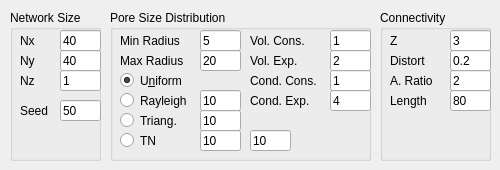
        <widget class="QWidget" name="geometryTab">
         <attribute name="title">
          <string>Geometry</string>
         </attribute>
         <widget class="QGroupBox" name="groupBox_3">
          <property name="geometry">
           <rect>
            <x>10</x>
            <y>10</y>
            <width>91</width>
            <height>151</height>
           </rect>
          </property>
          <property name="title">
           <string>Network Size</string>
          </property>
          <property name="flat">
           <bool>true</bool>
          </property>
          <widget class="QLabel" name="label_10">
           <property name="geometry">
            <rect>
             <x>10</x>
             <y>90</y>
             <width>31</width>
             <height>21</height>
            </rect>
           </property>
           <property name="text">
            <string>Seed</string>
           </property>
          </widget>
          <widget class="QLineEdit" name="NxSpinBox">
           <property name="geometry">
            <rect>
             <x>50</x>
             <y>20</y>
             <width>41</width>
             <height>21</height>
            </rect>
           </property>
           <property name="toolTip">
            <string>number of elements in X direction</string>
           </property>
           <property name="text">
            <string>40</string>
           </property>
          </widget>
          <widget class="QLineEdit" name="NySpinBox">
           <property name="geometry">
            <rect>
             <x>50</x>
             <y>40</y>
             <width>41</width>
             <height>21</height>
            </rect>
           </property>
           <property name="toolTip">
            <string>number of elements in Y direction</string>
           </property>
           <property name="text">
            <string>40</string>
           </property>
          </widget>
          <widget class="QLineEdit" name="NzSpinBox">
           <property name="geometry">
            <rect>
             <x>50</x>
             <y>60</y>
             <width>41</width>
             <height>21</height>
            </rect>
           </property>
           <property name="toolTip">
            <string>number of elements in Z direction</string>
           </property>
           <property name="text">
            <string>1</string>
           </property>
          </widget>
          <widget class="QLabel" name="label_25">
           <property name="geometry">
            <rect>
             <x>10</x>
             <y>20</y>
             <width>41</width>
             <height>21</height>
            </rect>
           </property>
           <property name="text">
            <string>Nx</string>
           </property>
          </widget>
          <widget class="QLabel" name="label_27">
           <property name="geometry">
            <rect>
             <x>10</x>
             <y>40</y>
             <width>41</width>
             <height>21</height>
            </rect>
           </property>
           <property name="text">
            <string>Ny</string>
           </property>
          </widget>
          <widget class="QLabel" name="label_51">
           <property name="geometry">
            <rect>
             <x>10</x>
             <y>60</y>
             <width>41</width>
             <height>21</height>
            </rect>
           </property>
           <property name="text">
            <string>Nz</string>
           </property>
          </widget>
          <widget class="QLineEdit" name="seed">
           <property name="geometry">
            <rect>
             <x>50</x>
             <y>90</y>
             <width>41</width>
             <height>21</height>
            </rect>
           </property>
           <property name="text">
            <string>50</string>
           </property>
          </widget>
         </widget>
         <widget class="QGroupBox" name="groupBox_4">
          <property name="geometry">
           <rect>
            <x>110</x>
            <y>10</y>
            <width>261</width>
            <height>151</height>
           </rect>
          </property>
          <property name="title">
           <string>Pore Size Distribution</string>
          </property>
          <property name="flat">
           <bool>true</bool>
          </property>
          <widget class="QRadioButton" name="psdRayleighRadioButton">
           <property name="geometry">
            <rect>
             <x>10</x>
             <y>80</y>
             <width>81</width>
             <height>21</height>
            </rect>
           </property>
           <property name="text">
            <string>Rayleigh</string>
           </property>
          </widget>
          <widget class="QLabel" name="label_5">
           <property name="geometry">
            <rect>
             <x>10</x>
             <y>40</y>
             <width>81</width>
             <height>21</height>
            </rect>
           </property>
           <property name="text">
            <string>Max Radius</string>
           </property>
          </widget>
          <widget class="QLineEdit" name="minRadiusLineEdit">
           <property name="geometry">
            <rect>
             <x>90</x>
             <y>20</y>
             <width>41</width>
             <height>21</height>
            </rect>
           </property>
           <property name="toolTip">
            <string>um</string>
           </property>
           <property name="text">
            <string>5</string>
           </property>
          </widget>
          <widget class="QRadioButton" name="psdUniformRadioButton">
           <property name="geometry">
            <rect>
             <x>10</x>
             <y>60</y>
             <width>81</width>
             <height>21</height>
            </rect>
           </property>
           <property name="text">
            <string>U&amp;niform</string>
           </property>
           <property name="checked">
            <bool>true</bool>
           </property>
          </widget>
          <widget class="QLineEdit" name="maxRadiusLineEdit">
           <property name="geometry">
            <rect>
             <x>90</x>
             <y>40</y>
             <width>41</width>
             <height>21</height>
            </rect>
           </property>
           <property name="toolTip">
            <string>um</string>
           </property>
           <property name="text">
            <string>20</string>
           </property>
          </widget>
          <widget class="QLabel" name="label_6">
           <property name="geometry">
            <rect>
             <x>10</x>
             <y>20</y>
             <width>81</width>
             <height>21</height>
            </rect>
           </property>
           <property name="text">
            <string>Min Radius</string>
           </property>
          </widget>
          <widget class="QLineEdit" name="rayleighParamLineEdit">
           <property name="geometry">
            <rect>
             <x>90</x>
             <y>80</y>
             <width>41</width>
             <height>21</height>
            </rect>
           </property>
           <property name="toolTip">
            <string>lambda (um)</string>
           </property>
           <property name="text">
            <string>10</string>
           </property>
          </widget>
          <widget class="QLineEdit" name="volConsRadiusLineEdit">
           <property name="geometry">
            <rect>
             <x>220</x>
             <y>20</y>
             <width>41</width>
             <height>21</height>
            </rect>
           </property>
           <property name="toolTip">
            <string>volume constant (3Rs approach)</string>
           </property>
           <property name="text">
            <string>1</string>
           </property>
          </widget>
          <widget class="QLabel" name="label_13">
           <property name="geometry">
            <rect>
             <x>140</x>
             <y>20</y>
             <width>81</width>
             <height>21</height>
            </rect>
           </property>
           <property name="text">
            <string>Vol. Cons.</string>
           </property>
          </widget>
          <widget class="QLabel" name="label_14">
           <property name="geometry">
            <rect>
             <x>140</x>
             <y>40</y>
             <width>81</width>
             <height>21</height>
            </rect>
           </property>
           <property name="text">
            <string>Vol. Exp.</string>
           </property>
          </widget>
          <widget class="QLineEdit" name="volExpLineEdit">
           <property name="geometry">
            <rect>
             <x>220</x>
             <y>40</y>
             <width>41</width>
             <height>21</height>
            </rect>
           </property>
           <property name="toolTip">
            <string>volume exponent (3Rs approach)</string>
           </property>
           <property name="text">
            <string>2</string>
           </property>
          </widget>
          <widget class="QLabel" name="label_17">
           <property name="geometry">
            <rect>
             <x>140</x>
             <y>60</y>
             <width>81</width>
             <height>21</height>
            </rect>
           </property>
           <property name="text">
            <string>Cond. Cons.</string>
           </property>
          </widget>
          <widget class="QLineEdit" name="condConsLineEdit">
           <property name="geometry">
            <rect>
             <x>220</x>
             <y>60</y>
             <width>41</width>
             <height>21</height>
            </rect>
           </property>
           <property name="toolTip">
            <string>conductance constant (3Rs approach)</string>
           </property>
           <property name="text">
            <string>1</string>
           </property>
          </widget>
          <widget class="QLabel" name="label_19">
           <property name="geometry">
            <rect>
             <x>140</x>
             <y>80</y>
             <width>81</width>
             <height>21</height>
            </rect>
           </property>
           <property name="text">
            <string>Cond. Exp.</string>
           </property>
          </widget>
          <widget class="QLineEdit" name="condExpLineEdit">
           <property name="geometry">
            <rect>
             <x>220</x>
             <y>80</y>
             <width>41</width>
             <height>21</height>
            </rect>
           </property>
           <property name="toolTip">
            <string>conductance exponent (3Rs approach)</string>
           </property>
           <property name="text">
            <string>4</string>
           </property>
          </widget>
          <widget class="QRadioButton" name="psdTriangularRadioButton">
           <property name="geometry">
            <rect>
             <x>10</x>
             <y>100</y>
             <width>81</width>
             <height>21</height>
            </rect>
           </property>
           <property name="text">
            <string>Triang.</string>
           </property>
          </widget>
          <widget class="QLineEdit" name="triangularParameter">
           <property name="geometry">
            <rect>
             <x>90</x>
             <y>100</y>
             <width>41</width>
             <height>21</height>
            </rect>
           </property>
           <property name="toolTip">
            <string>c (a=minRadius , b=maxRadius) (um)</string>
           </property>
           <property name="text">
            <string>10</string>
           </property>
          </widget>
          <widget class="QRadioButton" name="psdNormalRadioButton">
           <property name="geometry">
            <rect>
             <x>10</x>
             <y>120</y>
             <width>81</width>
             <height>21</height>
            </rect>
           </property>
           <property name="text">
            <string>TN</string>
           </property>
          </widget>
          <widget class="QLineEdit" name="muNormalParameter">
           <property name="geometry">
            <rect>
             <x>90</x>
             <y>120</y>
             <width>41</width>
             <height>21</height>
            </rect>
           </property>
           <property name="toolTip">
            <string>u (mean) (um)</string>
           </property>
           <property name="text">
            <string>10</string>
           </property>
          </widget>
          <widget class="QLineEdit" name="sigmaNormalParameter">
           <property name="geometry">
            <rect>
             <x>140</x>
             <y>120</y>
             <width>41</width>
             <height>21</height>
            </rect>
           </property>
           <property name="toolTip">
            <string>sigma (variance) (um)</string>
           </property>
           <property name="text">
            <string>10</string>
           </property>
          </widget>
         </widget>
         <widget class="QGroupBox" name="groupBox_5">
          <property name="geometry">
           <rect>
            <x>380</x>
            <y>10</y>
            <width>111</width>
            <height>151</height>
           </rect>
          </property>
          <property name="title">
           <string>Connectivity</string>
          </property>
          <property name="flat">
           <bool>true</bool>
          </property>
          <widget class="QLineEdit" name="lengthLineEdit">
           <property name="geometry">
            <rect>
             <x>70</x>
             <y>80</y>
             <width>41</width>
             <height>21</height>
            </rect>
           </property>
           <property name="toolTip">
            <string>um</string>
           </property>
           <property name="text">
            <string>80</string>
           </property>
           <property name="placeholderText">
            <string>um</string>
           </property>
          </widget>
          <widget class="QLabel" name="label_9">
           <property name="geometry">
            <rect>
             <x>10</x>
             <y>40</y>
             <width>51</width>
             <height>21</height>
            </rect>
           </property>
           <property name="text">
            <string>Distort</string>
           </property>
          </widget>
          <widget class="QLabel" name="label_8">
           <property name="geometry">
            <rect>
             <x>10</x>
             <y>80</y>
             <width>51</width>
             <height>21</height>
            </rect>
           </property>
           <property name="text">
            <string>Length</string>
           </property>
          </widget>
          <widget class="QLabel" name="label_7">
           <property name="geometry">
            <rect>
             <x>10</x>
             <y>20</y>
             <width>51</width>
             <height>21</height>
            </rect>
           </property>
           <property name="text">
            <string>Z</string>
           </property>
          </widget>
          <widget class="QLabel" name="label_11">
           <property name="geometry">
            <rect>
             <x>10</x>
             <y>60</y>
             <width>51</width>
             <height>21</height>
            </rect>
           </property>
           <property name="text">
            <string>A. Ratio</string>
           </property>
          </widget>
          <widget class="QLineEdit" name="zSpinBox">
           <property name="geometry">
            <rect>
             <x>70</x>
             <y>20</y>
             <width>41</width>
             <height>21</height>
            </rect>
           </property>
           <property name="toolTip">
            <string>coordination number</string>
           </property>
           <property name="text">
            <string>3</string>
           </property>
          </widget>
          <widget class="QLineEdit" name="distortionSpinBox">
           <property name="geometry">
            <rect>
             <x>70</x>
             <y>40</y>
             <width>41</width>
             <height>21</height>
            </rect>
           </property>
           <property name="toolTip">
            <string>distortion factor</string>
           </property>
           <property name="text">
            <string>0.2</string>
           </property>
          </widget>
          <widget class="QLineEdit" name="aspectRatioSpinBox">
           <property name="geometry">
            <rect>
             <x>70</x>
             <y>60</y>
             <width>41</width>
             <height>21</height>
            </rect>
           </property>
           <property name="toolTip">
            <string>aspect ratio (node/throat)</string>
           </property>
           <property name="text">
            <string>2</string>
           </property>
          </widget>
         </widget>
        </widget>
